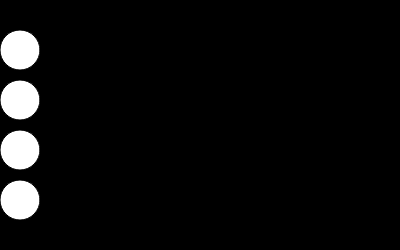
Frame 1 (no input)
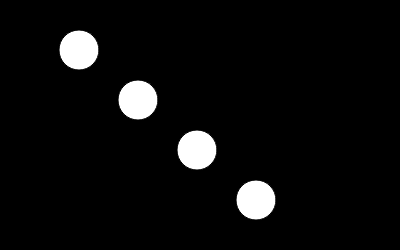
Frame 60 (no input)
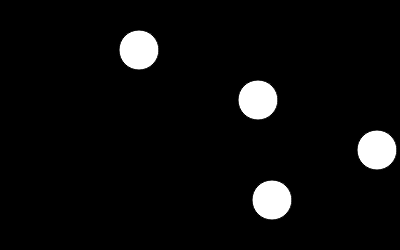
Frame 120 (the mouse pressed at the canvas centre since frame 60)

The p5.js sketch that drew these frames (run headless with seeded random() and noise() and a simulated clock; from frame 60 on, the mouse is pressed at the canvas centre):

// p5.js sketch
// ── sketch.js
let xCoordinates = [20, 20, 20, 20];
let speeds = [1, 2, 3, 4];

function setup() {
    createCanvas(400, 250);
}

function draw() {
    background(0);
    circle(xCoordinates[0], 50, 40);
    circle(xCoordinates[1], 100, 40);
    circle(xCoordinates[2], 150, 40);
    circle(xCoordinates[3], 200, 40);

    xCoordinates[0] += speeds[0];
    xCoordinates[1] += speeds[1];
    xCoordinates[2] += speeds[2];
    xCoordinates[3] += speeds[3];

    if (xCoordinates[0] < 20 || xCoordinates[0] > width - 20) {
        speeds[0] *= -1;
    }
    if (xCoordinates[1] < 20 || xCoordinates[1] > width - 20) {
        speeds[1] *= -1;
    }
    if (xCoordinates[2] < 20 || xCoordinates[2] > width - 20) {
        speeds[2] *= -1;
    }
    if (xCoordinates[3] < 20 || xCoordinates[3] > width - 20) {
        speeds[3] *= -1;
    }
}
